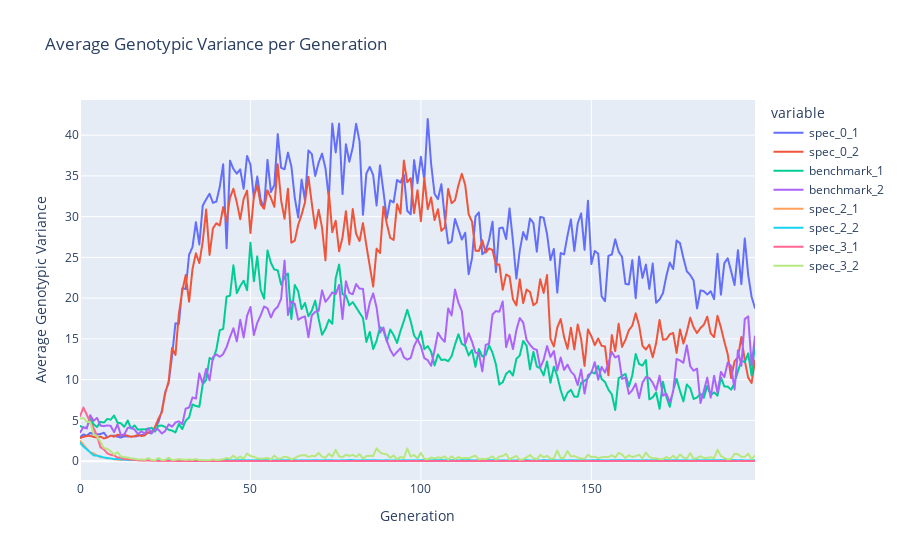

Source (notebook cell):
### Code cell
px.line(geno_df, title = "Average Genotypic Variance per Generation", labels= {"value":"Average Genotypic Variance", "index":"Generation"})

### Figure 1 — Plotly figure (JSON) as saved in the notebook; plotly's stock layout.template omitted (floating-point values rounded to 4 significant figures; data arrays with more than 128 entries replaced by an {"elided": "..."} marker saying what was removed)
{"data": [{"hovertemplate": "variable=spec_0_1<br>Generation=%{x}<br>Average Genotypic Variance=%{y}<extra></extra>", "legendgroup": "spec_0_1", "line": {"color": "#636efa", "dash": "solid"}, "marker": {"symbol": "circle"}, "mode": "lines", "name": "spec_0_1", "showlegend": true, "type": "scattergl", "x": {"elided": "199 int values"}, "xaxis": "x", "y": {"elided": "199 float values"}, "yaxis": "y"}, {"hovertemplate": "variable=spec_0_2<br>Generation=%{x}<br>Average Genotypic Variance=%{y}<extra></extra>", "legendgroup": "spec_0_2", "line": {"color": "#EF553B", "dash": "solid"}, "marker": {"symbol": "circle"}, "mode": "lines", "name": "spec_0_2", "showlegend": true, "type": "scattergl", "x": {"elided": "199 int values"}, "xaxis": "x", "y": {"elided": "199 float values"}, "yaxis": "y"}, {"hovertemplate": "variable=benchmark_1<br>Generation=%{x}<br>Average Genotypic Variance=%{y}<extra></extra>", "legendgroup": "benchmark_1", "line": {"color": "#00cc96", "dash": "solid"}, "marker": {"symbol": "circle"}, "mode": "lines", "name": "benchmark_1", "showlegend": true, "type": "scattergl", "x": {"elided": "199 int values"}, "xaxis": "x", "y": {"elided": "199 float values"}, "yaxis": "y"}, {"hovertemplate": "variable=benchmark_2<br>Generation=%{x}<br>Average Genotypic Variance=%{y}<extra></extra>", "legendgroup": "benchmark_2", "line": {"color": "#ab63fa", "dash": "solid"}, "marker": {"symbol": "circle"}, "mode": "lines", "name": "benchmark_2", "showlegend": true, "type": "scattergl", "x": {"elided": "199 int values"}, "xaxis": "x", "y": {"elided": "199 float values"}, "yaxis": "y"}, {"hovertemplate": "variable=spec_2_1<br>Generation=%{x}<br>Average Genotypic Variance=%{y}<extra></extra>", "legendgroup": "spec_2_1", "line": {"color": "#FFA15A", "dash": "solid"}, "marker": {"symbol": "circle"}, "mode": "lines", "name": "spec_2_1", "showlegend": true, "type": "scattergl", "x": {"elided": "199 int values"}, "xaxis": "x", "y": {"elided": "199 float values"}, "yaxis": "y"}, {"hovertemplate": "variable=spec_2_2<br>Generation=%{x}<br>Average Genotypic Variance=%{y}<extra></extra>", "legendgroup": "spec_2_2", "line": {"color": "#19d3f3", "dash": "solid"}, "marker": {"symbol": "circle"}, "mode": "lines", "name": "spec_2_2", "showlegend": true, "type": "scattergl", "x": {"elided": "199 int values"}, "xaxis": "x", "y": {"elided": "199 float values"}, "yaxis": "y"}, {"hovertemplate": "variable=spec_3_1<br>Generation=%{x}<br>Average Genotypic Variance=%{y}<extra></extra>", "legendgroup": "spec_3_1", "line": {"color": "#FF6692", "dash": "solid"}, "marker": {"symbol": "circle"}, "mode": "lines", "name": "spec_3_1", "showlegend": true, "type": "scattergl", "x": {"elided": "199 int values"}, "xaxis": "x", "y": {"elided": "199 float values"}, "yaxis": "y"}, {"hovertemplate": "variable=spec_3_2<br>Generation=%{x}<br>Average Genotypic Variance=%{y}<extra></extra>", "legendgroup": "spec_3_2", "line": {"color": "#B6E880", "dash": "solid"}, "marker": {"symbol": "circle"}, "mode": "lines", "name": "spec_3_2", "showlegend": true, "type": "scattergl", "x": {"elided": "199 int values"}, "xaxis": "x", "y": {"elided": "199 float values"}, "yaxis": "y"}], "layout": {"legend": {"title": {"text": "variable"}, "tracegroupgap": 0}, "title": {"text": "Average Genotypic Variance per Generation"}, "xaxis": {"anchor": "y", "domain": [0, 1], "title": {"text": "Generation"}}, "yaxis": {"anchor": "x", "domain": [0, 1], "title": {"text": "Average Genotypic Variance"}}}}
